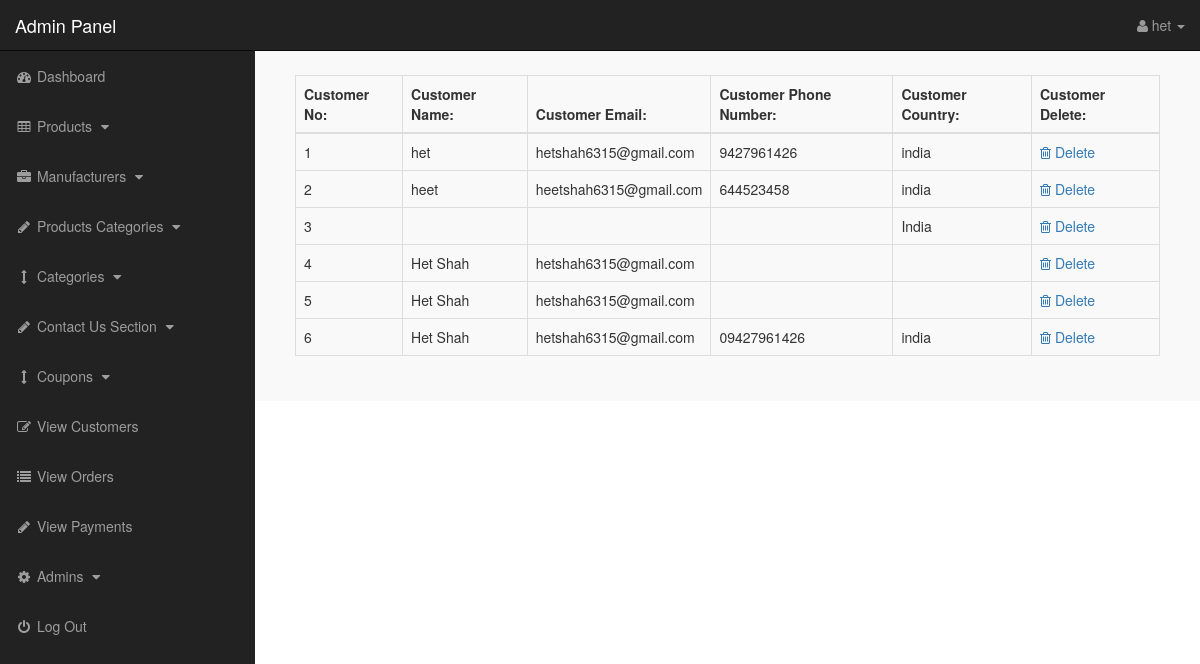
Page /admin/index.php?view_customers (signed in) on the committed database.
### tables this page shows
CREATE TABLE `customers` (
  `customer_id` int(10) NOT NULL,
  `customer_name` varchar(255) NOT NULL,
  `customer_pass` int(11) NOT NULL,
  `customer_email` varchar(255) NOT NULL,
  `customer_country` text NOT NULL,
  `customer_city` text NOT NULL,
  `state` varchar(100) NOT NULL,
  `zip_code` varchar(20) NOT NULL,
  `customer_contact` varchar(255) NOT NULL,
  `phone_number` varchar(20) NOT NULL,
  `customer_address` text NOT NULL,
  `created_at` timestamp NOT NULL DEFAULT current_timestamp(),
  `updated_at` timestamp NOT NULL DEFAULT current_timestamp() ON UPDATE current_timestamp()
);

### admin/view_customers.php (the view)
<?php
if (!isset($_SESSION['admin_email'])) {
    echo "<script>window.open('../login.php','_self')</script>";
} else {
?>
    <div class="panel-body">
        <div class="table-responsive">
            <table class="table table-bordered table-hover table-striped">
                <thead>
                    <tr>
                        <th>Customer No:</th>
                        <th>Customer Name:</th>
                        <th>Customer Email:</th>
                        <th>Customer Phone Number:</th>
                        <th>Customer Country:</th>
                        <th>Customer Delete:</th>
                    </tr>
                </thead>
                <tbody>
                    <?php
                    $i = 0;
                    $get_c = "select * from customers";
                    $run_c = mysqli_query($con, $get_c);
                    while ($row_c = mysqli_fetch_array($run_c)) {
                        $c_id = $row_c['customer_id'];
                        $c_name = $row_c['customer_name'];
                        $c_email = $row_c['customer_email'];
                        $c_contact = $row_c['customer_contact'];
                        $c_country = $row_c['customer_country'];
                        $i++;
                    ?>
                        <tr>
                            <td><?php echo $i; ?></td>
                            <td><?php echo $c_name; ?></td>
                            <td><?php echo $c_email; ?></td>
                            <td><?php echo $c_contact; ?></td>
                            <td><?php echo $c_country; ?></td>
                            <td>
                                <a href="index.php?customer_delete=<?php echo $c_id; ?>">
                                    <i class="fa fa-trash-o"></i> Delete
                                </a>
                            </td>
                        </tr>
                    <?php } ?>
                </tbody>
            </table>
        </div>
    </div>
    </div>
    </div>
    </div>
<?php } ?>

### admin/index.php (shortened to what this page needs)
<?php
include("includes/db.php");
if (!isset($_SESSION['admin_email'])) {
    echo "<script>window.open('../login.php','_self')</script>";
} else {
?>
    <?php
    $admin_session = $_SESSION['admin_email'];
    $get_admin = "select * from admins  where admin_email='$admin_session'";
    $run_admin = mysqli_query($con, $get_admin);
    $row_admin = mysqli_fetch_array($run_admin);
    $admin_name = $row_admin['admin_name'];
    ?>
    <!DOCTYPE html>
    <html>
    <head>
        <link href="css/bootstrap.min.css" rel="stylesheet">
        <link href="css/style.css" rel="stylesheet">
        <link href="font-awesome/css/font-awesome.min.css" rel="stylesheet">
    </head>
    <body>
        <div id="wrapper">
            <?php include("includes/sidebar.php"); ?>
            <div id="page-wrapper">
                <div class="container-fluid">
                    <?php
                    if (isset($_GET['view_customers'])) {
                        include("view_customers.php");
                    }
                    ?>
    </body>
    </html>
<?php } ?>

### admin/includes/sidebar.php (shortened to what this page needs)
<?php
if (!isset($_SESSION['admin_email'])) {
    echo "<script>window.open('login.php','_self')</script>";
} else {
?>
    <nav class="navbar navbar-inverse navbar-fixed-top">
        <div class="navbar-header">
            <a class="navbar-brand" href="index.php?dashboard">Admin Panel</a>
        </div>
        <ul class="nav navbar-right top-nav">
            <li class="dropdown">
                <a href="#" class="dropdown-toggle" data-toggle="dropdown">
                    <i class="fa fa-user"></i>
                    <?php echo $admin_name; ?> <b class="caret"></b>
                </a>
            </li>
        </ul>
        <div class="collapse navbar-collapse navbar-ex1-collapse">
            <ul class="nav navbar-nav side-nav">
                <li>
                    <a href="index.php?dashboard">
                        <i class="fa fa-fw fa-dashboard"></i> Dashboard
                    </a>
                </li>
                <li>
                    <a href="#" data-toggle="collapse" data-target="#products">
                        <i class="fa fa-fw fa-table"></i> Products
                        <i class="fa fa-fw fa-caret-down"></i>
                    </a>
                </li>
                <li>
                    <a href="#" data-toggle="collapse" data-target="#manufacturers">
                        <i class="fa fa-fw fa-briefcase"></i> Manufacturers
                        <i class="fa fa-fw fa-caret-down"></i>
                    </a>
                </li>
                <li>
                    <a href="#" data-toggle="collapse" data-target="#p_cat">
                        <i class="fa fa-fw fa-pencil"></i> Products Categories
                        <i class="fa fa-fw fa-caret-down"></i>
                    </a>
                </li>
                <li>
                    <a href="#" data-toggle="collapse" data-target="#cat">
                        <i class="fa fa-fw fa-arrows-v"></i> Categories
                        <i class="fa fa-fw fa-caret-down"></i>
                    </a>
                </li>
                <li>
                    <a href="#" data-toggle="collapse" data-target="#contact_us">
                        <i class="fa fa-fw fa-pencil"> </i> Contact Us Section
                        <i class="fa fa-fw fa-caret-down"></i>
                    </a>
                </li>
                <li>
                    <a href="#" data-toggle="collapse" data-target="#coupons">
                        <i class="fa fa-fw fa-arrows-v"></i> Coupons
                        <i class="fa fa-fw fa-caret-down"></i>
                    </a>
                </li>
                <li>
                    <a href="index.php?view_customers">
                        <i class="fa fa-fw fa-edit"></i> View Customers
                    </a>
                </li>
                <li>
                    <a href="index.php?view_orders">
                        <i class="fa fa-fw fa-list"></i> View Orders
                    </a>
                </li>
                <li>
                    <a href="index.php?view_payments">
                        <i class="fa fa-fw fa-pencil"></i> View Payments
                    </a>
                </li>
                <li>
                    <a href="#" data-toggle="collapse" data-target="#users">
                        <i class="fa fa-fw fa-gear"></i> Admins
                        <i class="fa fa-fw fa-caret-down"></i>
                    </a>
                </li>
                <li>
                    <a href="logout.php">
                        <i class="fa fa-fw fa-power-off"></i> Log Out
                    </a>
                </li>
            </ul>
        </div>
    </nav>
<?php } ?>

### admin/css/style.css (style rules this page uses)
body { margin-top:100px; }
@media (min-width: 768px) { body { margin-top:50px; } }
#wrapper { padding-left:0; }
#page-wrapper { width:100%; padding:0; background-color:#F9F9F9; }
@media (min-width: 768px) { #wrapper { padding-left:255px; } }
@media (min-width: 768px) { #page-wrapper { padding:10px; } }
.top-nav { padding:0 15px; }
.top-nav>li { display:inline-block; float:left; }
.top-nav>li>a { padding-top:15px; padding-bottom:15px; line-height:20px; color:#999; }
@media (min-width: 768px) { .side-nav { position:fixed; top:51px; width:255px; border-radius:0; overflow-y:auto; background-color: #222; bottom:0; overflow-x:hidden; padding-bottom:40px; } }
@media (min-width: 768px) { .side-nav>li>a { width:255px; } }
.panel-body { border-radius:5px; }

### rows in the picture
customers: customer_name "het", customer_email "hetshah6315@gmail.com", customer_contact "9427961426", customer_country "india"
customers: customer_name "heet", customer_email "heetshah6315@gmail.com", customer_contact "644523458", customer_country "india"
customers: customer_country "India"
customers: customer_name "Het Shah", customer_email "hetshah6315@gmail.com"
customers: customer_name "Het Shah", customer_email "hetshah6315@gmail.com"
customers: customer_name "Het Shah", customer_email "hetshah6315@gmail.com", customer_contact "09427961426", customer_country "india"

### other values in the picture
$admin_name "het"
